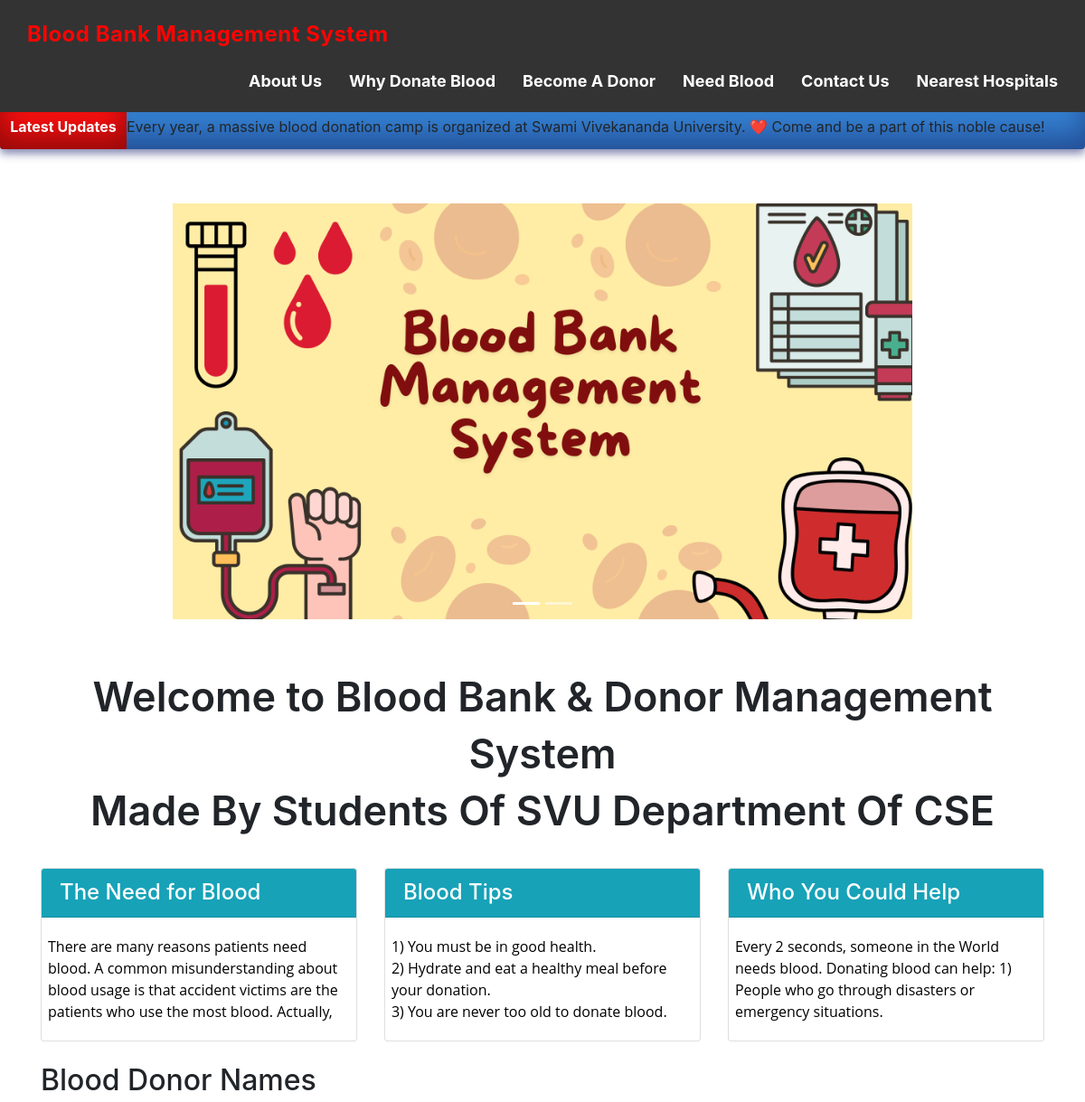
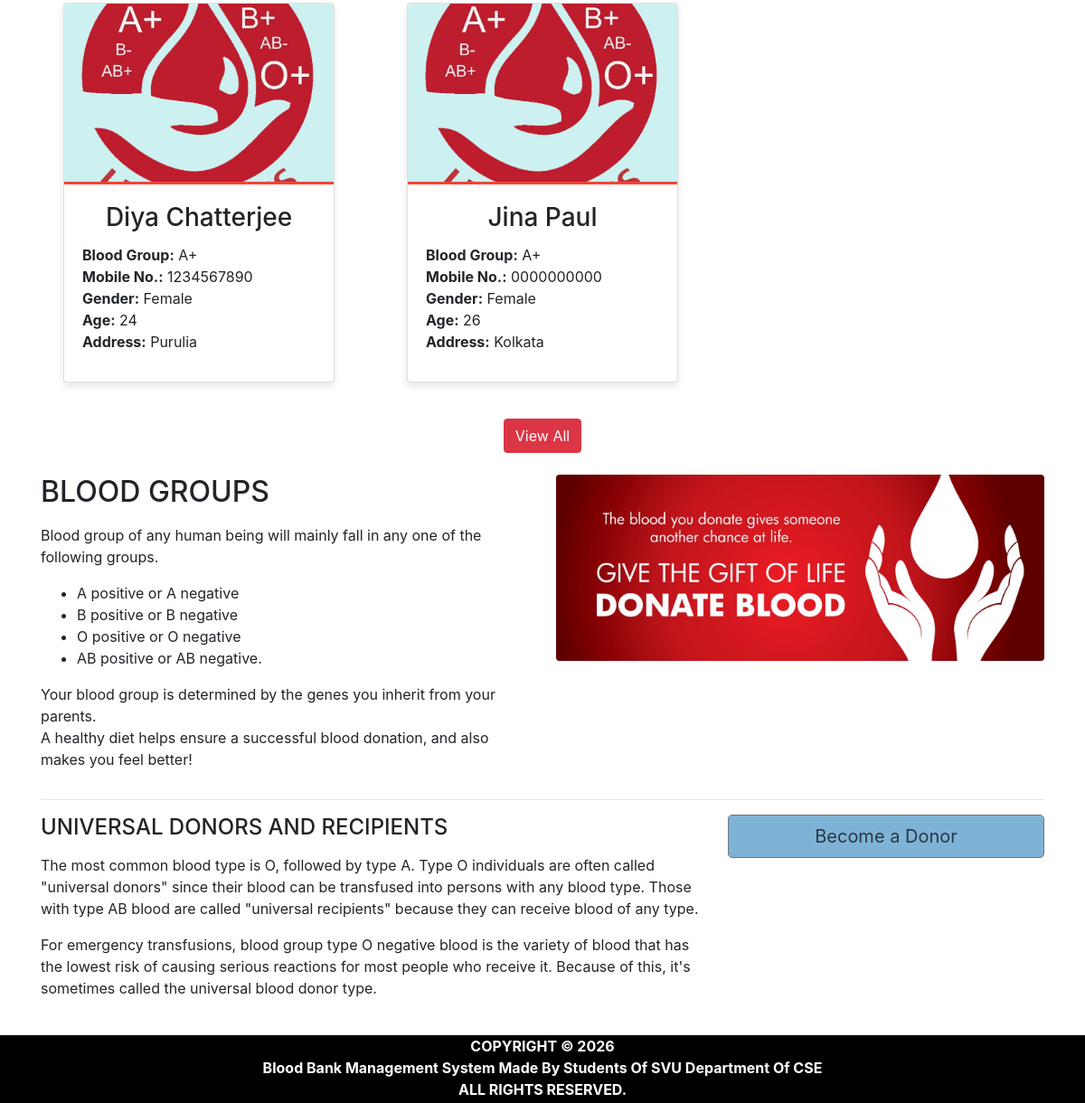
The page / on the database its author committed (2 pictures, top to bottom).
### tables this page shows
CREATE TABLE `pages` (
  `page_id` int(11) NOT NULL,
  `page_name` varchar(255) NOT NULL,
  `page_type` varchar(50) DEFAULT NULL,
  `page_data` longtext NOT NULL
);

CREATE TABLE `donor_details` (
  `donor_id` int(11) NOT NULL,
  `donor_name` varchar(50) NOT NULL,
  `donor_number` varchar(10) NOT NULL,
  `donor_mail` varchar(50) DEFAULT NULL,
  `donor_age` int(60) NOT NULL,
  `donor_gender` varchar(10) NOT NULL,
  `donor_blood` varchar(10) NOT NULL,
  `donor_address` varchar(100) NOT NULL
);

CREATE TABLE `blood` (
  `blood_id` int(11) NOT NULL,
  `blood_group` varchar(10) NOT NULL
);

### index.php (the view, shortened to what this page needs)
<!DOCTYPE html>
<html lang="en">
<head>
  <link rel="stylesheet" href="https://maxcdn.bootstrapcdn.com/bootstrap/4.5.2/css/bootstrap.min.css">
</head>
<body>
  <div class="header">
    <?php
    include('head.php');
    ?>
  </div>
  <?php include 'ticker.php'; ?>
  <div id="page-container" style="margin-top:50px; position: relative; min-height: 84vh;">
    <div class="container">
      <div id="content-wrap" style="padding-bottom:75px;">
        <div id="demo" class="carousel slide carousel-fade" data-ride="carousel" data-interval="3000">
          <ul class="carousel-indicators">
            <li data-target="#demo" data-slide-to="0" class="active"></li>
            <li data-target="#demo" data-slide-to="1"></li>
          </ul>
          <div class="carousel-inner">
            <div class="carousel-item active">
              <img src="image/Slide1.png" alt="Blood Donation Awareness">
            </div>
          </div>
          <a class="carousel-control-prev" href="#demo" data-slide="prev">
            <span class="carousel-control-prev-icon"></span>
          </a>
          <a class="carousel-control-next" href="#demo" data-slide="next">
            <span class="carousel-control-next-icon"></span>
          </a>
        </div>
        <br>
        <h1 class="welcome-text">
          Welcome to Blood Bank & Donor Management System <br>
          Made By Students Of SVU Department Of CSE
        </h1>
        <br>
        <div class="row">
          <div class="col-lg-4 mb-4">
            <div class="card">
              <h4 class="card-header bg-info text-white">The Need for Blood</h4>
              <p class="card-body overflow-auto" style="padding-left:2%;height:120px;text-align:left;">
                <?php
                include 'conn.php';
                $sql = "select * from pages where page_type='needforblood'";
                $result = mysqli_query($conn, $sql);
                if (mysqli_num_rows($result) > 0) {
                  while ($row = mysqli_fetch_assoc($result)) {
                    echo $row['page_data'];
                  }
                }
                ?>
              </p>
            </div>
          </div>
          <div class="col-lg-4 mb-4">
            <div class="card">
              <h4 class="card-header bg-info text-white">Blood Tips</h4>
              <p class="card-body overflow-auto" style="padding-left:2%;height:120px;text-align:left;">
                <?php
                $sql = "select * from pages where page_type='bloodtips'";
                $result = mysqli_query($conn, $sql);
                if (mysqli_num_rows($result) > 0) {
                  while ($row = mysqli_fetch_assoc($result)) {
                    echo $row['page_data'];
                  }
                }
                ?>
              </p>
            </div>
          </div>
          <div class="col-lg-4 mb-4">
            <div class="card">
              <h4 class="card-header bg-info text-white">Who You Could Help</h4>
              <p class="card-body overflow-auto" style="padding-left:2%;height:120px;text-align:left;">
                <?php
                $sql = "select * from pages where page_type='whoyouhelp'";
                $result = mysqli_query($conn, $sql);
                if (mysqli_num_rows($result) > 0) {
                  while ($row = mysqli_fetch_assoc($result)) {
                    echo $row['page_data'];
                  }
                }
                ?>
              </p>
            </div>
          </div>
        </div>
        <h2>Blood Donor Names</h2>
        <div class="row" id="donor-container">
          <?php
          $sql = "SELECT * FROM donor_details
                  JOIN blood ON donor_details.donor_blood = blood.blood_group
                  ORDER BY rand()";
          $result = mysqli_query($conn, $sql);
          $count = 0;
          if (mysqli_num_rows($result) > 0) {
            while ($row = mysqli_fetch_assoc($result)) {
              $count++;
              $style = ($count > 2) ? 'style="display:none;"' : '';
          ?>
              <div class="col-lg-4 col-sm-6 portfolio-item mb-4 donor-card-wrap" <?php echo $style; ?>>
                <div class="card donor-card">
                  <img class="card-img-top donor-img" src="image/blood_drop_logo.jpg" alt="Donor Image">
                  <div class="card-body">
                    <h3 class="card-title text-center"><?php echo $row['donor_name']; ?></h3>
                    <p class="card-text">
                      <b>Blood Group:</b> <?php echo $row['blood_group']; ?><br>
                      <b>Mobile No.:</b> <?php echo $row['donor_number']; ?><br>
                      <b>Gender:</b> <?php echo $row['donor_gender']; ?><br>
                      <b>Age:</b> <?php echo $row['donor_age']; ?><br>
                      <b>Address:</b> <?php echo $row['donor_address']; ?><br>
                    </p>
                  </div>
                </div>
              </div>
          <?php }
          } ?>
        </div>
        <div class="text-center mt-3">
          <button id="toggleBtn" class="btn btn-danger" onclick="toggleDonors()">View All</button>
        </div>
        <br>
        <div class="row">
          <div class="col-lg-6">
            <h2>BLOOD GROUPS</h2>
            <p>
              <?php
              $sql = "select * from pages where page_type='bloodgroups'";
              $result = mysqli_query($conn, $sql);
              if (mysqli_num_rows($result) > 0) {
                while ($row = mysqli_fetch_assoc($result)) {
                  echo $row['page_data'];
                }
              }
              ?>
            </p>
          </div>
          <div class="col-lg-6">
            <img class="img-fluid rounded" src="image/blood_donationcover.jpeg" alt="Blood Donation Cover">
          </div>
        </div>
        <hr>
        <div class="row mb-4">
          <div class="col-md-8">
            <h4>UNIVERSAL DONORS AND RECIPIENTS</h4>
            <p>
              <?php
              $sql = "select * from pages where page_type='universal'";
              $result = mysqli_query($conn, $sql);
              if (mysqli_num_rows($result) > 0) {
                while ($row = mysqli_fetch_assoc($result)) {
                  echo $row['page_data'];
                }
              }
              ?>
            </p>
          </div>
          <div class="col-md-4">
            <a class="btn btn-lg btn-secondary btn-block" href="donate_blood.php" style="background-color:#7FB3D5;color:#273746;">Become a Donor</a>
          </div>
        </div>
      </div>
    </div>
    <?php include('footer.php'); ?>
  </div>
</body>
</html>

### head.php (shortened to what this page needs)
<!DOCTYPE html>
<html lang="en">
<head>
<link rel="stylesheet" href="https://maxcdn.bootstrapcdn.com/bootstrap/4.5.2/css/bootstrap.min.css">
</head>
<body>
<div class="header" id="myHeader">
  <a href="index.php" class="logo">Blood Bank Management System</a>
  <div class="header-right">
    <a href="about_us.php">About Us</a>
    <a href="why_donate_blood.php">Why Donate Blood</a>
    <a href="donate_blood.php">Become A Donor</a>
    <a href="need_blood.php">Need Blood</a>
    <a href="contact_us.php">Contact Us</a>
    <a href="#" id="nearestHospitalsLink">Nearest Hospitals</a>
  </div>
</div>
</body>
</html>

### ticker.php (shortened to what this page needs)
<html>
<head>
</head>
<body>
<div class="news blue">
  <span>Latest Updates</span>
  <span class="text1">
    <marquee scrollamount="5">
      Every year, a massive blood donation camp is organized at Swami Vivekananda University.
      ❤️ Come and be a part of this noble cause!
    </marquee>
  </span>
</div>
</body>
</html>

### footer.php (shortened to what this page needs)
<html>
<head>
</head>
<body>
  <div id="footer" >
  <b><center>COPYRIGHT © 2026<br>
  Blood Bank Management System Made By Students Of SVU Department Of CSE
  <br>
  ALL RIGHTS RESERVED.
  </center>
  </div>
</body>
</html>

### index.php (style rules this page uses)
.carousel-fade .carousel-item { opacity: 0; transition: opacity 1s ease-in-out; }
.carousel-fade .carousel-item.active, .carousel-fade .carousel-item-next.carousel-item-left, .carousel-fade .carousel-item-prev.carousel-item-right { opacity: 1; }
.carousel-item img { width: 100%; height: auto; max-height: 480px; object-fit: contain; background-color: #fff; padding: 10px; }
.welcome-text { text-align: center; font-size: 45px; font-weight: 600; line-height: 1.4; margin-top: 20px; }
.donor-card { width: 100%; max-width: 300px; margin: 0 auto; box-shadow: 0 4px 8px rgba(0, 0, 0, 0.1); border-radius: 10px; overflow: hidden; transition: transform 0.3s ease, box-shadow 0.3s ease; min-height: 420px; }
.donor-img { width: 100%; height: 200px; object-fit: cover; border-bottom: 3px solid #f44336; }

### head.php (style rules this page uses)
.header { overflow: hidden; background-color: #333; width: 100%; padding: 10px 15px; color: #FF0404; position: fixed; top: 0; left: 0; z-index: 1000; box-sizing: border-box; }
body { margin: 0; padding-top: 115px; }
.header a { float: left; color: white; text-align: center; padding: 12px 15px; text-decoration: none; font-size: 18px; line-height: 25px; border-radius: 4px; font-weight: bold; transition: background 0.3s, color 0.3s; }
.header a.logo { font-size: 24px; font-weight: bold; color: #FF0404; letter-spacing: 0.5px; line-height: 1.3em; max-width: 70%; }
.header-right { float: right; }

### ticker.php (style rules this page uses)
.blue { background: #347fd0; }
.news { box-shadow: inset 0 -15px 30px rgba(10,4,60,0.4), 0 5px 10px rgba(10,20,100,0.5); width: 100%; height: 50px; margin-top: 0; overflow: hidden; border-radius: 4px; padding: 0; display: flex; align-items: center; justify-content: flex-start; }
.news span:first-child { background-color: #F60F0F; color: #fff; width: 140px; min-width: 120px; height: 100%; display: flex; align-items: center; justify-content: center; font-weight: bold; font-size: 16px; text-align: center; box-shadow: inset 0 -15px 30px rgba(0,0,0,0.4); }
.text1 { flex: 1; height: 100%; display: flex; align-items: center; overflow: hidden; }

### footer.php (style rules this page uses)
#footer { position:absolute; left: 0; bottom: 0; width: 100%; height: 75px; background-color:#000000; color:white; text-align: center; }

### rows shown on the page
pages: page_data "There are many reasons patients need blood. A common misunderstanding about blood usage is that accident victims are the patients who use the most blood. Actually,…"
pages: page_data "1) You must be in good health. 2) Hydrate and eat a healthy meal before your donation. 3) You are never too old to donate blood."
pages: page_data "Every 2 seconds, someone in the World needs blood. Donating blood can help: 1) People who go through disasters or emergency situations."
donor_details: donor_name "Diya Chatterjee", blood.blood_group "A+", donor_number "1234567890", donor_gender "Female", donor_age "24", donor_address "Purulia"
donor_details: donor_name "Jina Paul", blood.blood_group "A+", donor_number "0000000000", donor_gender "Female", donor_age "26", donor_address "Kolkata"
pages: page_data "Blood group of any human being will mainly fall in any one of the following groups. A positive or A negative B positive or B negative O positive or O negative AB positive or AB negative. Your blood group is determined by the genes you inherit from your parents. A healthy diet helps ensure a successful blood donation, and also makes you feel better!"
pages: page_data "The most common blood type is O, followed by type A. Type O individuals are often called \"universal donors\" since their blood can be transfused into persons with any blood type. Those with type AB blood are called \"universal recipients\" because they can receive blood of any type. For emergency transfusions, blood group type O negative blood is the variety of blood that has the lowest risk of causing serious reactions for most people who receive it. Because of this, it's sometimes called the universal blood donor type."
